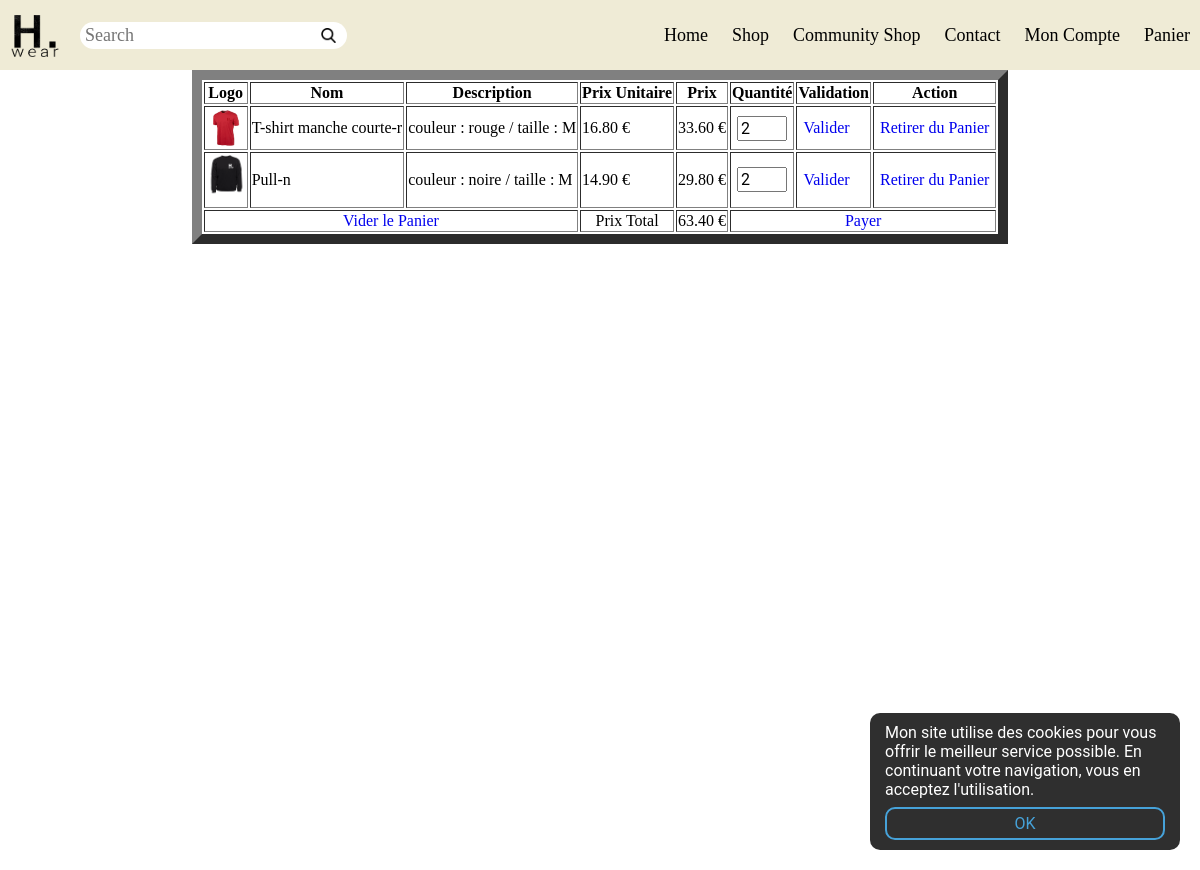
Screenshot of /panier.php (signed in) with the database file from the repository.
### tables this page shows
CREATE TABLE IF NOT EXISTS `panier_produit` (
  `id_panier` int(11) NOT NULL,
  `id_produit` int(11) NOT NULL,
  `quantity` int(11) NOT NULL
);

CREATE TABLE IF NOT EXISTS `produits` (
  `id` int(11) NOT NULL AUTO_INCREMENT,
  `nom` varchar(255) NOT NULL,
  `description` varchar(255) NOT NULL,
  `prix` float NOT NULL,
  `logo` varchar(25) NOT NULL,
  `id_categorie` int(11) NOT NULL,
  `id_sous_categorie` int(11) NOT NULL,
  `id_admin` int(11) NOT NULL,
  `confirme` int(11) NOT NULL,
  PRIMARY KEY (`id`),
  KEY `FK_produit_id_sous_categories` (`id_sous_categorie`),
  KEY `FK_produit_id_admin` (`id_admin`)
);

### include/db.php (called while the page is built, shortened)
<?php
    class Bdd
    {
        private static $_instance = null;
        private function __construct()
        {
            $this->conn = new PDO('mysql:host=localhost;dbname=hwear;charset=utf8', 'root', '', array(PDO::ATTR_ERRMODE => PDO::ERRMODE_EXCEPTION));
        }
        public static function getInstance()
        {
            if (!static::$_instance) {
                static::$_instance = new Bdd();
            }
            return static::$_instance;
        }
    }

### include/Panier.php (called while the page is built, shortened)
<?php
    class Panier extends Bdd
    {
        public static function getPanier($idUser)
        {
            return Bdd::getInstance()->conn->query('SELECT * FROM `panier` WHERE `id_user` = "' . $idUser . '"')->fetchObject();
        }
        public static function getAllProduit($idPanier)
        {
            $req = sprintf('SELECT * FROM `panier_produit` WHERE `id_panier` = "%s"', $idPanier);
            return Bdd::getInstance()->conn->query($req)->fetchAll();
        }
    }

### panier.php (the view, shortened to what this page needs)
<?php
    require_once("include/require.php");
    $user = null;
    if (!empty($_SESSION['login'])) {
        $user = Bdd::getInstance()->conn->query('SELECT * FROM `users` WHERE `id` = "' . $_SESSION['login'] . '"')->fetchObject();
    }
    $panier = Panier::getPanier($user->id);
    $produits = Panier::getAllProduit($panier->id);
    $total = 0;
?>
    <div class="content">
        <table align="center" border="10px">
            <tr>
                <th>Logo</th>
                <th>Nom</th>
                <th>Description</th>
                <th>Prix Unitaire</th>
                <th>Prix</th>
                <th>Quantité</th>
                <th>Validation</th>
                <th>Action</th>
            </tr>
            <?php foreach ($produits as $produit) { ?>
                <?php $article = Bdd::getInstance()->conn->query(sprintf('SELECT * FROM `produits`, `panier_produit` WHERE `id` = %s', $produit['id_produit']))->fetchObject(); ?>
                <tr>
                    <td><img src="ressources/vetements/<?php echo $article->logo ?>"
                             width=40 heigh=35>
                    </td>
                    <td><?php echo $article->nom ?></td>
                    <td><?php echo $article->description ?></td>
                    <td><?php echo number_format($article->prix, 2, '.', '') . ' € ' ?></td>
                    <?php
                        $prix = $article->prix * $produit['quantity'];
                        $total = $total + $prix;
                    ?>
                    <td><?php echo number_format($prix, 2, '.', '') . ' € ' ?></td>
                    <td>
                        <input id="quantity<?php echo $article->id ?>" style="width:50" type="number"
                               value="<?php echo $produit['quantity'] ?>" min=1>
                    </td>
                    <td name="validator">
                        <a href="#" id="<?php echo $article->id ?>" quantityValid="quantity<?php echo $article->id ?>">Valider</a>
                    </td>
                    <td>
                        <a href="panier.php?action=del&id=<?php echo $article->id; ?>">Retirer du Panier</a>
                    </td>
                </tr>
            <?php } ?>
            <tr>
                <td align="center" colspan="3">
                    <a href="panier.php?action=sup&id=<?php echo $article->id; ?>">Vider le Panier</a>
                </td>
                <td align="center">Prix Total</td>
                <td><?php echo number_format($total, 2, '.', '') . ' € ' ?></td>
                <td onclick="payment()" align="center" colspan="3">
                    <a href="panier.php?action=sup&id=<?php echo $article->id; ?>">Payer</a>
                </td>
            </tr>
        </table>
    </div>
<?php require_once('include/footer.php'); ?>

### include/style.css (style rules this page uses)
html, body { width: 100%; height: 100%; margin: 0; }
a { text-decoration: none; }
.content { z-index: -1; width: 100%; margin-top: 70px; }
input { font-family: Roboto; font-weight: normal; font-size: 16px; }
.logform input, a { margin: 5px; }
input { width: 100%; margin: 5px; }

### rows the page displays
panier_produit: produits.logo (picture), produits.nom "T-shirt manche courte-r", produits.description "couleur : rouge / taille : M", produits.prix "16.80", quantity.prix "33.60", quantity "2"
panier_produit: produits.logo (picture), produits.nom "Pull-n", produits.description "couleur : noire / taille : M", produits.prix "14.90", quantity.prix "29.80", quantity "2"

### other values shown
$total "63.40"
